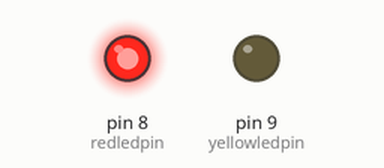
The sketch below on a simulated Arduino Uno, built with avr-gcc and run on an emulated ATmega328P. Parts: output pins drawn as LEDs (lit = HIGH).

Above: at 0.05 s.
At 3.27 s:
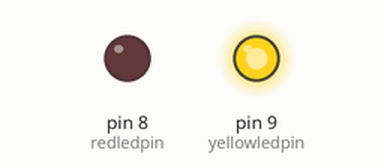
At 7.76 s:
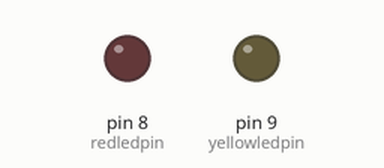
Timing chart, 0 to 8.1 s (numbered marks = the images above):
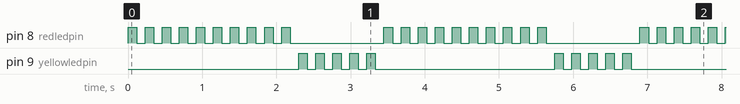

The sketch:

testLED.ino
```cpp
int redledpin=8;
int yellowledpin=9;
int redledon=115;
int redledoff=115;
int yellowledon=115;
int yellowledoff=115;

void setup() {
pinMode(redledpin,OUTPUT);
pinMode(yellowledpin,OUTPUT);
}

void loop() { // loop started
for(int j=1;j<=10;j++){ // for loop started
digitalWrite(redledpin,HIGH);
delay(redledon);
digitalWrite(redledpin,LOW);
delay(redledoff);
}
for(int i=1;i<=5;i++){ // for loop started
digitalWrite(yellowledpin,HIGH);
delay(yellowledon);
digitalWrite(yellowledpin,LOW);
delay(yellowledoff);
}
}// for loop closed
```

Measured:
- by itself, pin 8 (redledpin): repeats every 3.5 s: 9 × (LOW 0.12 s, HIGH 0.12 s), LOW 1.3 s, HIGH 0.12 s
- by itself, pin 9 (yellowledpin): repeats every 3.5 s: 4 × (LOW 0.12 s, HIGH 0.12 s), LOW 2.4 s, HIGH 0.12 s
